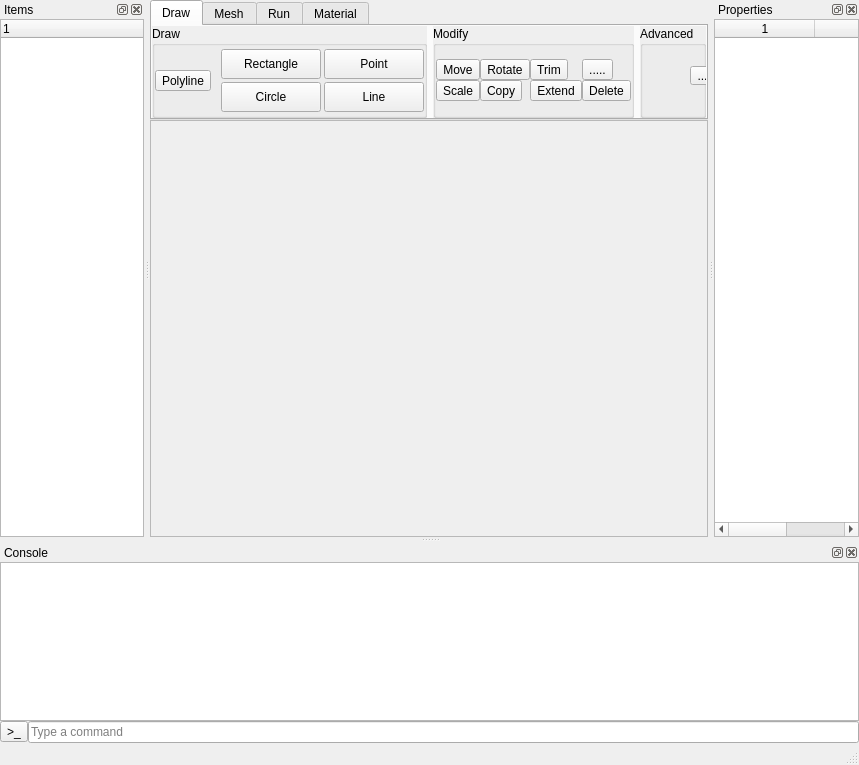
<?xml version="1.0" encoding="UTF-8"?>
<ui version="4.0">
 <class>window</class>
 <widget class="QMainWindow" name="window">
  <property name="geometry">
   <rect>
    <x>0</x>
    <y>0</y>
    <width>859</width>
    <height>765</height>
   </rect>
  </property>
  <property name="windowTitle">
   <string>MainWindow</string>
  </property>
  <widget class="QWidget" name="centralwidget">
   <layout class="QVBoxLayout" name="verticalLayout_5">
    <property name="spacing">
     <number>0</number>
    </property>
    <property name="leftMargin">
     <number>0</number>
    </property>
    <property name="topMargin">
     <number>0</number>
    </property>
    <property name="rightMargin">
     <number>0</number>
    </property>
    <property name="bottomMargin">
     <number>0</number>
    </property>
    <item>
     <layout class="QVBoxLayout" name="verticalLayout">
      <property name="spacing">
       <number>0</number>
      </property>
      <item>
       <widget class="QTabWidget" name="tabWidget_Encabezado">
        <property name="maximumSize">
         <size>
          <width>16777215</width>
          <height>120</height>
         </size>
        </property>
        <property name="currentIndex">
         <number>0</number>
        </property>
        <widget class="QWidget" name="tab_Encabezado_Mallado">
         <attribute name="title">
          <string>Draw</string>
         </attribute>
         <layout class="QHBoxLayout" name="horizontalLayout">
          <property name="leftMargin">
           <number>0</number>
          </property>
          <property name="topMargin">
           <number>0</number>
          </property>
          <property name="rightMargin">
           <number>0</number>
          </property>
          <property name="bottomMargin">
           <number>0</number>
          </property>
          <item>
           <widget class="QGroupBox" name="groupBox_Draw">
            <property name="maximumSize">
             <size>
              <width>300</width>
              <height>100</height>
             </size>
            </property>
            <property name="layoutDirection">
             <enum>Qt::LeftToRight</enum>
            </property>
            <property name="autoFillBackground">
             <bool>true</bool>
            </property>
            <property name="title">
             <string>Draw</string>
            </property>
            <property name="flat">
             <bool>true</bool>
            </property>
            <property name="checkable">
             <bool>false</bool>
            </property>
            <layout class="QGridLayout" name="gridLayout_2">
             <property name="leftMargin">
              <number>0</number>
             </property>
             <property name="topMargin">
              <number>0</number>
             </property>
             <property name="rightMargin">
              <number>0</number>
             </property>
             <property name="bottomMargin">
              <number>0</number>
             </property>
             <property name="spacing">
              <number>0</number>
             </property>
             <item row="0" column="0">
              <layout class="QHBoxLayout" name="horizontalLayout_2">
               <property name="spacing">
                <number>10</number>
               </property>
               <item>
                <widget class="QToolButton" name="toolButton_Polyline">
                 <property name="text">
                  <string>Polyline</string>
                 </property>
                 <property name="icon">
                  <iconset>
                   <normaloff>../Images/Icons4/ICO_Polyline.PNG</normaloff>../Images/Icons4/ICO_Polyline.PNG</iconset>
                 </property>
                 <property name="iconSize">
                  <size>
                   <width>51</width>
                   <height>39</height>
                  </size>
                 </property>
                 <property name="checkable">
                  <bool>false</bool>
                 </property>
                 <property name="checked">
                  <bool>false</bool>
                 </property>
                 <property name="toolButtonStyle">
                  <enum>Qt::ToolButtonTextUnderIcon</enum>
                 </property>
                 <property name="autoRaise">
                  <bool>false</bool>
                 </property>
                 <property name="arrowType">
                  <enum>Qt::NoArrow</enum>
                 </property>
                </widget>
               </item>
               <item>
                <layout class="QGridLayout" name="gridLayout">
                 <property name="spacing">
                  <number>3</number>
                 </property>
                 <item row="0" column="0">
                  <widget class="QToolButton" name="toolButton_Rectangle">
                   <property name="sizePolicy">
                    <sizepolicy hsizetype="Expanding" vsizetype="Maximum">
                     <horstretch>0</horstretch>
                     <verstretch>0</verstretch>
                    </sizepolicy>
                   </property>
                   <property name="minimumSize">
                    <size>
                     <width>100</width>
                     <height>30</height>
                    </size>
                   </property>
                   <property name="sizeIncrement">
                    <size>
                     <width>100</width>
                     <height>30</height>
                    </size>
                   </property>
                   <property name="text">
                    <string>Rectangle</string>
                   </property>
                   <property name="icon">
                    <iconset>
                     <normaloff>../Images/Icons4/ICO_Rectangle_1.PNG</normaloff>../Images/Icons4/ICO_Rectangle_1.PNG</iconset>
                   </property>
                   <property name="iconSize">
                    <size>
                     <width>50</width>
                     <height>50</height>
                    </size>
                   </property>
                   <property name="toolButtonStyle">
                    <enum>Qt::ToolButtonTextBesideIcon</enum>
                   </property>
                   <property name="autoRaise">
                    <bool>false</bool>
                   </property>
                  </widget>
                 </item>
                 <item row="0" column="1">
                  <widget class="QToolButton" name="toolButton_Point">
                   <property name="sizePolicy">
                    <sizepolicy hsizetype="Expanding" vsizetype="Maximum">
                     <horstretch>0</horstretch>
                     <verstretch>0</verstretch>
                    </sizepolicy>
                   </property>
                   <property name="minimumSize">
                    <size>
                     <width>100</width>
                     <height>30</height>
                    </size>
                   </property>
                   <property name="sizeIncrement">
                    <size>
                     <width>100</width>
                     <height>30</height>
                    </size>
                   </property>
                   <property name="text">
                    <string>Point</string>
                   </property>
                   <property name="icon">
                    <iconset>
                     <normaloff>../Images/Icons4/ICO_Point_1.PNG</normaloff>../Images/Icons4/ICO_Point_1.PNG</iconset>
                   </property>
                   <property name="iconSize">
                    <size>
                     <width>50</width>
                     <height>50</height>
                    </size>
                   </property>
                   <property name="checkable">
                    <bool>false</bool>
                   </property>
                   <property name="toolButtonStyle">
                    <enum>Qt::ToolButtonTextBesideIcon</enum>
                   </property>
                  </widget>
                 </item>
                 <item row="1" column="0">
                  <widget class="QToolButton" name="toolButton_Circle">
                   <property name="sizePolicy">
                    <sizepolicy hsizetype="Expanding" vsizetype="Maximum">
                     <horstretch>0</horstretch>
                     <verstretch>0</verstretch>
                    </sizepolicy>
                   </property>
                   <property name="minimumSize">
                    <size>
                     <width>100</width>
                     <height>30</height>
                    </size>
                   </property>
                   <property name="sizeIncrement">
                    <size>
                     <width>100</width>
                     <height>30</height>
                    </size>
                   </property>
                   <property name="text">
                    <string>Circle</string>
                   </property>
                   <property name="icon">
                    <iconset>
                     <normaloff>../Images/Icons4/ICO_Circle_1.PNG</normaloff>../Images/Icons4/ICO_Circle_1.PNG</iconset>
                   </property>
                   <property name="iconSize">
                    <size>
                     <width>50</width>
                     <height>50</height>
                    </size>
                   </property>
                   <property name="toolButtonStyle">
                    <enum>Qt::ToolButtonTextBesideIcon</enum>
                   </property>
                  </widget>
                 </item>
                 <item row="1" column="1">
                  <widget class="QToolButton" name="toolButton_Line">
                   <property name="sizePolicy">
                    <sizepolicy hsizetype="Expanding" vsizetype="Maximum">
                     <horstretch>0</horstretch>
                     <verstretch>0</verstretch>
                    </sizepolicy>
                   </property>
                   <property name="minimumSize">
                    <size>
                     <width>100</width>
                     <height>30</height>
                    </size>
                   </property>
                   <property name="sizeIncrement">
                    <size>
                     <width>100</width>
                     <height>30</height>
                    </size>
                   </property>
                   <property name="text">
                    <string>Line</string>
                   </property>
                   <property name="icon">
                    <iconset>
                     <normaloff>../Images/Icons4/ICO_Line.PNG</normaloff>../Images/Icons4/ICO_Line.PNG</iconset>
                   </property>
                   <property name="iconSize">
                    <size>
                     <width>50</width>
                     <height>50</height>
                    </size>
                   </property>
                   <property name="toolButtonStyle">
                    <enum>Qt::ToolButtonTextBesideIcon</enum>
                   </property>
                  </widget>
                 </item>
                </layout>
               </item>
              </layout>
             </item>
            </layout>
           </widget>
          </item>
          <item>
           <widget class="QGroupBox" name="groupBox_Modify">
            <property name="layoutDirection">
             <enum>Qt::LeftToRight</enum>
            </property>
            <property name="autoFillBackground">
             <bool>true</bool>
            </property>
            <property name="title">
             <string>Modify</string>
            </property>
            <property name="flat">
             <bool>true</bool>
            </property>
            <property name="checkable">
             <bool>false</bool>
            </property>
            <layout class="QGridLayout" name="gridLayout_4">
             <property name="leftMargin">
              <number>0</number>
             </property>
             <property name="topMargin">
              <number>0</number>
             </property>
             <property name="rightMargin">
              <number>0</number>
             </property>
             <property name="bottomMargin">
              <number>0</number>
             </property>
             <property name="spacing">
              <number>0</number>
             </property>
             <item row="0" column="0">
              <layout class="QGridLayout" name="gridLayout_3">
               <item row="0" column="0">
                <widget class="QToolButton" name="toolButton_Move">
                 <property name="text">
                  <string>Move</string>
                 </property>
                </widget>
               </item>
               <item row="0" column="1">
                <widget class="QToolButton" name="toolButton_Rotate">
                 <property name="text">
                  <string>Rotate</string>
                 </property>
                </widget>
               </item>
               <item row="0" column="2">
                <widget class="QToolButton" name="toolButton_Trim">
                 <property name="text">
                  <string>Trim</string>
                 </property>
                </widget>
               </item>
               <item row="0" column="3">
                <widget class="QToolButton" name="toolButton_12">
                 <property name="text">
                  <string>.....</string>
                 </property>
                </widget>
               </item>
               <item row="1" column="0">
                <widget class="QToolButton" name="toolButton_Scale">
                 <property name="text">
                  <string>Scale</string>
                 </property>
                </widget>
               </item>
               <item row="1" column="1">
                <widget class="QToolButton" name="toolButton_Copy">
                 <property name="text">
                  <string>Copy</string>
                 </property>
                </widget>
               </item>
               <item row="1" column="2">
                <widget class="QToolButton" name="toolButton_Extend">
                 <property name="text">
                  <string>Extend</string>
                 </property>
                </widget>
               </item>
               <item row="1" column="3">
                <widget class="QToolButton" name="toolButton_Delete">
                 <property name="text">
                  <string>Delete</string>
                 </property>
                </widget>
               </item>
              </layout>
             </item>
            </layout>
           </widget>
          </item>
          <item>
           <widget class="QGroupBox" name="groupBox_Advanced">
            <property name="layoutDirection">
             <enum>Qt::LeftToRight</enum>
            </property>
            <property name="autoFillBackground">
             <bool>true</bool>
            </property>
            <property name="title">
             <string>Advanced</string>
            </property>
            <property name="flat">
             <bool>true</bool>
            </property>
            <property name="checkable">
             <bool>false</bool>
            </property>
            <widget class="QToolButton" name="toolButton">
             <property name="geometry">
              <rect>
               <x>50</x>
               <y>40</y>
               <width>25</width>
               <height>19</height>
              </rect>
             </property>
             <property name="text">
              <string>...</string>
             </property>
            </widget>
           </widget>
          </item>
         </layout>
        </widget>
        <widget class="QWidget" name="tab">
         <attribute name="title">
          <string>Mesh</string>
         </attribute>
         <layout class="QVBoxLayout" name="verticalLayout_6">
          <item>
           <widget class="QLabel" name="label">
            <property name="text">
             <string>TextLabel</string>
            </property>
           </widget>
          </item>
         </layout>
        </widget>
        <widget class="QWidget" name="tab_Encabezado_Ejecucion">
         <attribute name="title">
          <string>Run</string>
         </attribute>
        </widget>
        <widget class="QWidget" name="tab_Encabezado_Materiales">
         <attribute name="title">
          <string>Material</string>
         </attribute>
        </widget>
       </widget>
      </item>
      <item>
       <widget class="QFrame" name="frameInicio">
        <property name="frameShape">
         <enum>QFrame::StyledPanel</enum>
        </property>
        <property name="frameShadow">
         <enum>QFrame::Raised</enum>
        </property>
       </widget>
      </item>
     </layout>
    </item>
   </layout>
  </widget>
  <widget class="QStatusBar" name="statusbar"/>
  <widget class="QDockWidget" name="dockWidget_Properties">
   <property name="allowedAreas">
    <set>Qt::BottomDockWidgetArea|Qt::LeftDockWidgetArea|Qt::RightDockWidgetArea</set>
   </property>
   <property name="windowTitle">
    <string notr="true">Properties</string>
   </property>
   <attribute name="dockWidgetArea">
    <number>2</number>
   </attribute>
   <widget class="QWidget" name="dockWidgetContents_11">
    <layout class="QVBoxLayout" name="verticalLayout_3">
     <property name="spacing">
      <number>0</number>
     </property>
     <property name="leftMargin">
      <number>0</number>
     </property>
     <property name="topMargin">
      <number>0</number>
     </property>
     <property name="rightMargin">
      <number>0</number>
     </property>
     <property name="bottomMargin">
      <number>0</number>
     </property>
     <item>
      <widget class="QTableWidget" name="tableWidget_Properties">
       <property name="rowCount">
        <number>0</number>
       </property>
       <property name="columnCount">
        <number>2</number>
       </property>
       <column/>
       <column/>
      </widget>
     </item>
    </layout>
   </widget>
  </widget>
  <widget class="QDockWidget" name="dockWidget_Console">
   <property name="maximumSize">
    <size>
     <width>524287</width>
     <height>200</height>
    </size>
   </property>
   <property name="allowedAreas">
    <set>Qt::BottomDockWidgetArea|Qt::LeftDockWidgetArea|Qt::RightDockWidgetArea</set>
   </property>
   <property name="windowTitle">
    <string>Console</string>
   </property>
   <attribute name="dockWidgetArea">
    <number>8</number>
   </attribute>
   <widget class="QWidget" name="dockWidgetContents_12">
    <layout class="QVBoxLayout" name="verticalLayout_4">
     <property name="spacing">
      <number>0</number>
     </property>
     <property name="leftMargin">
      <number>0</number>
     </property>
     <property name="topMargin">
      <number>0</number>
     </property>
     <property name="rightMargin">
      <number>0</number>
     </property>
     <property name="bottomMargin">
      <number>0</number>
     </property>
     <item>
      <widget class="QTextEdit" name="textEdit_Console_Command"/>
     </item>
     <item>
      <layout class="QHBoxLayout" name="horizontalLayout_3">
       <property name="spacing">
        <number>0</number>
       </property>
       <item>
        <widget class="QToolButton" name="toolButton_Console_Command">
         <property name="text">
          <string>&gt;_</string>
         </property>
        </widget>
       </item>
       <item>
        <widget class="QLineEdit" name="lineEdit_Console_Command">
         <property name="placeholderText">
          <string>Type a command</string>
         </property>
        </widget>
       </item>
      </layout>
     </item>
    </layout>
   </widget>
  </widget>
  <widget class="QDockWidget" name="dockWidget_Item">
   <property name="windowTitle">
    <string>Items</string>
   </property>
   <attribute name="dockWidgetArea">
    <number>1</number>
   </attribute>
   <widget class="QWidget" name="dockWidgetContents_14">
    <layout class="QVBoxLayout" name="verticalLayout_2">
     <property name="spacing">
      <number>0</number>
     </property>
     <property name="leftMargin">
      <number>0</number>
     </property>
     <property name="topMargin">
      <number>0</number>
     </property>
     <property name="rightMargin">
      <number>0</number>
     </property>
     <property name="bottomMargin">
      <number>0</number>
     </property>
     <item>
      <widget class="QTreeWidget" name="treeWidget_Items">
       <column>
        <property name="text">
         <string notr="true">1</string>
        </property>
       </column>
      </widget>
     </item>
    </layout>
   </widget>
  </widget>
 </widget>
 <resources/>
 <connections/>
</ui>
